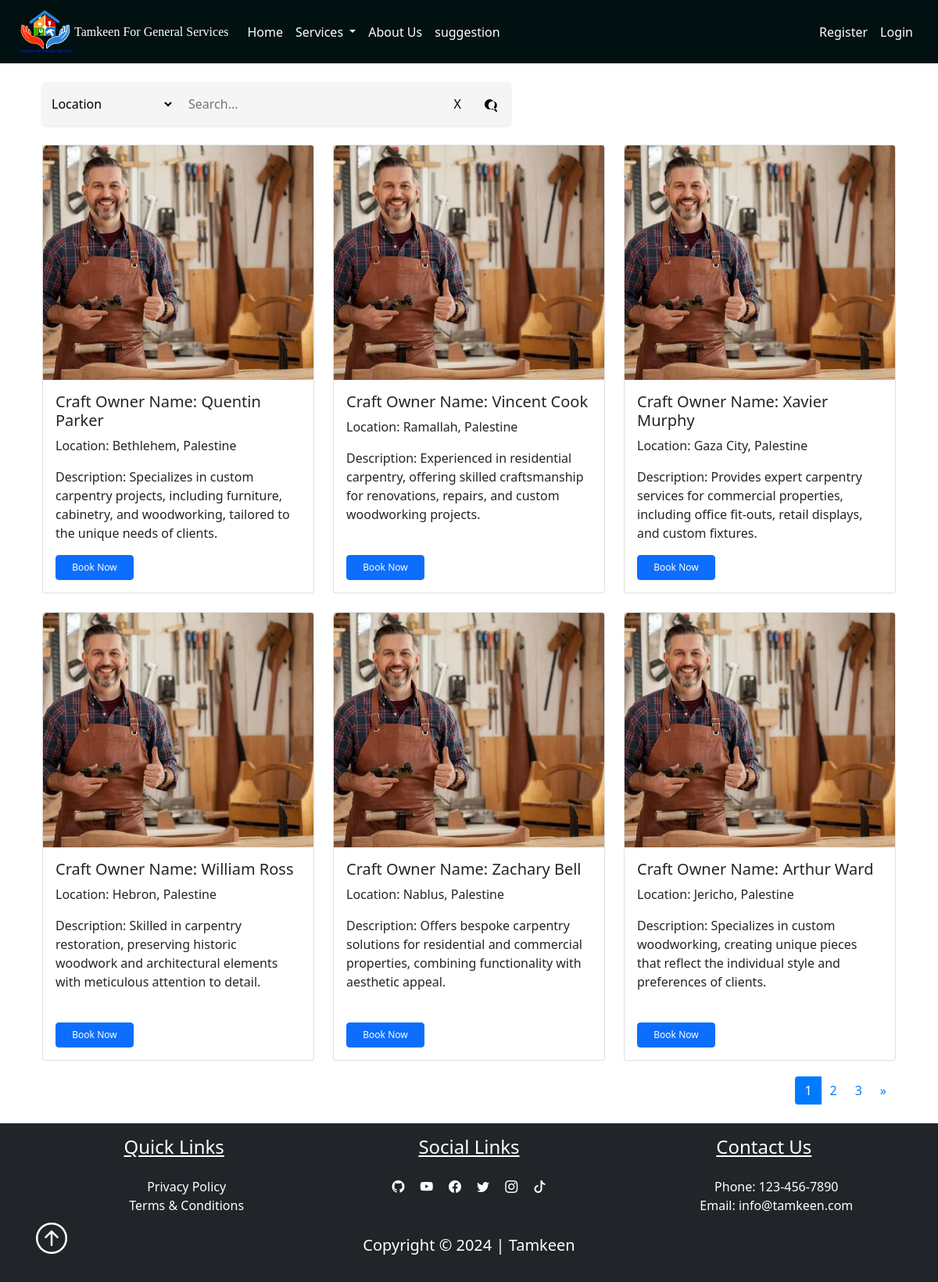
The app's page /Carpentry with its own data.
### pythonic/models.py (models this page shows, shortened)
class User(db.Model, UserMixin):
    id = db.Column(db.Integer, primary_key=True)
    username = db.Column(db.String(25), unique=True, nullable=False)
    email = db.Column(db.String(125), unique=True, nullable=False)
    image_file = db.Column(db.String(20), nullable=False, default="prf.jpg")
    password = db.Column(db.String(60), nullable=False)
    address = db.Column(db.String(25), nullable=False)
    contactNumber = db.Column(db.String(10), nullable=False)
    user_type = db.Column(db.String(20), nullable=False)
    service_type = db.Column(db.String(20), nullable=True)
    description = db.Column(db.Text, nullable=True)
    service_id = db.Column(db.Integer, db.ForeignKey("service.id"), nullable=True)
    availability = db.relationship('Availability', uselist=False, backref='owner', lazy=True)
    works = db.relationship("Work", backref="maker", lazy=True)
    ratings = db.relationship('Rating', foreign_keys='Rating.craft_owner_id', backref='craft_owner', lazy=True)
    average_rating = db.Column(db.Float, nullable=True)

### pythonic/routes.py (the view)
@app.route('/Carpentry')
def Carpentry():
    page = request.args.get('page', 1, type=int)
    per_page = 6
    users, total_users, total_pages = get_Carpentry_users_from_database(page, per_page)
    next_url = url_for('Carpentry', page=page + 1) if page < total_pages else None
    prev_url = url_for('Carpentry', page=page - 1) if page > 1 else None
    pages = range(1, total_pages + 1)
    return render_template('Carpentry.html', Carpentry_users=users, next_url=next_url, prev_url=prev_url, pages=pages, current_page=page)

### instance/helper.py (called while the page is built)
def get_Carpentry_users_from_database(page, per_page):
    Carpentry_pagination = User.query.filter_by(service_type='Carpentry').paginate(page=page, per_page=per_page, error_out=False)
    total_users = Carpentry_pagination.total
    total_pages = Carpentry_pagination.pages
    return Carpentry_pagination.items, total_users, total_pages

### pythonic/templates/Carpentry.html (shortened to what this page needs)
<!DOCTYPE html>
<html lang="en">
<head>
    <link href="{{ url_for('static', filename='css/bootstrap.min.css') }}" rel="stylesheet">
</head>
<body>
    {% extends "layout.html" %}
    {% block content %}
    <br>
    <div class="container">
        <div class="search-container">
            <select id="filterSelect">
                <option value="location">Location</option>
            </select>
            <input type="text" id="searchInput" placeholder="Search...">
            <button id="clearButton">X</button>
            <button id="searchButton">
            </button>
        </div>
        <br>
        <div class="row row-cols-1 row-cols-md-3 g-4" id="cardContainer">
            {% for user in Carpentry_users %}
            <div class="col">
                <div class="card solution_card" data-location="{{ user.address }}" data-craftowner="{{ user.username }}">
                    <img src="{{ url_for('static', filename=user.image_file) }}" class="card-img-top" alt="carpentry image">
                    <div class="card-body">
                        <h5 class="card-title">Craft Owner Name: {{ user.username }}</h5>
                        <p class="card-text">Location: {{ user.address }}</p>
                        <p class="card-text">Description: {{ user.description }}</p>
                        <a href="/appointments?craft_owner={{ user.username }}&service_type={{ user.service_type }}" class="btn btn-primary" style="font-size: 12px; width: 100px;">Book Now</a>
                    </div>
                </div>
            </div>
            {% endfor %}
        </div>
        <div class="pagination-container">
            <nav aria-label="Page navigation">
                <ul class="pagination">
                    {% for page in pages %}
                    <li class="page-item {% if page == current_page %}active{% endif %}">
                        <a class="page-link" href="{{ url_for('Carpentry', page=page) }}">{{ page }}</a>
                    </li>
                    {% endfor %}
                    {% if next_url %}
                    <li class="page-item">
                        <a class="page-link" href="{{ next_url }}" aria-label="Next">
                            <span aria-hidden="true">&raquo;</span>
                        </a>
                    </li>
                    {%endif %}
                </ul>
                </nav>
                </div>
                </div>
                <br>
  {% endblock %}

### pythonic/static/main.css (style rules this page uses)
.container { object-fit:fill; margin: auto; }

### pythonic/templates/Carpentry.html (style rules this page uses)
.search-container { display: flex; align-items: center; background-color: #f5f5f5; padding: 8px; border-radius: 5px; box-shadow: 0px 1px 3px rgba(0, 0, 0, 0.1); width: 600px; margin-left: 0; }
#filterSelect { border: none; background-color: transparent; font-size: 16px; margin-right: 10px; flex-shrink: 0; }
#searchInput { flex-grow: 1; border: none; background-color: transparent; font-size: 16px; padding: 8px; }
#clearButton, #searchButton { border: none; background-color: transparent; font-size: 16px; cursor: pointer; padding: 0 10px; flex-shrink: 0; }
#searchButton svg { vertical-align: middle; }
#clearButton { margin-right: 10px; }
.btn-primary { margin-top: auto; font-size: 14px; padding: 5px 10px; }
.pagination-container { display: flex; justify-content: flex-end; align-items: center; margin-top: 20px; }
.pagination-container .pagination { margin: 0; }
.pagination-container .pagination .page-link { color: #007bff; background-color: transparent; border: none; cursor: pointer; }
.pagination-container .pagination .page-item.active .page-link { z-index: 1; color: #fff; background-color: #007bff; border-color: #007bff; }
.card { display: flex; flex-direction: column; justify-content: space-between; transition: transform 0.3s, box-shadow 0.3s; height: 100%; }
.card-body { flex-grow: 1; display: flex; flex-direction: column; justify-content: space-between; }
.card-img-top { height: 300px; object-fit: cover; }

### records on screen
User: image_file (picture), username "Quentin Parker", address "Bethlehem, Palestine", description "Specializes in custom carpentry projects, including furniture, cabinetry, and woodworking, tailored to the unique needs of clients."
User: image_file (picture), username "Vincent Cook", address "Ramallah, Palestine", description "Experienced in residential carpentry, offering skilled craftsmanship for renovations, repairs, and custom woodworking projects."
User: image_file (picture), username "Xavier Murphy", address "Gaza City, Palestine", description "Provides expert carpentry services for commercial properties, including office fit-outs, retail displays, and custom fixtures."
User: image_file (picture), username "William Ross", address "Hebron, Palestine", description "Skilled in carpentry restoration, preserving historic woodwork and architectural elements with meticulous attention to detail."
User: image_file (picture), username "Zachary Bell", address "Nablus, Palestine", description "Offers bespoke carpentry solutions for residential and commercial properties, combining functionality with aesthetic appeal."
User: image_file (picture), username "Arthur Ward", address "Jericho, Palestine", description "Specializes in custom woodworking, creating unique pieces that reflect the individual style and preferences of clients."

### other values on screen
{{ page }} "1" "2" "3"
